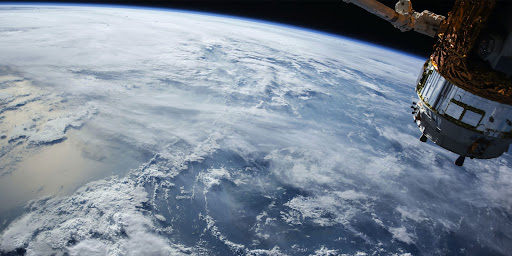
#> input picture cvip.jpg, 512 x 256 px
$ python manipulation.py
#> lines starting #> are read from the running program, lines starting #| are printed output that depends on the picture
import cv2
import numpy as np

# Reading the original image
org_img = cv2.imread('cvip.jpg', cv2.IMREAD_COLOR)
#> org_img is the input picture: shape (256, 512, 3); mean B, G, R 147.8, 134, 122.6

# Gray scaling an image

grayscale_wt = [0.299, 0.587, 0.114]
original_img_array = org_img[..., :3]
mat = np.dot(original_img_array, grayscale_wt)
grayscale_img = mat.astype(np.uint8)

cv2.imwrite('gray_image.png', grayscale_img)

# Storing the height and weight of the grayscale image
height, width = grayscale_img.shape[:2]
#> height = 256; width = 512

# Storing half-size of the image
new_width = width // 2
#> new_width = 256
new_height = height // 2
#> new_height = 128

# Scaling the gray-scale image

scaled_img = np.zeros((new_height, new_width), dtype=np.uint8)
mean_ht = height / new_height
#> mean_ht = 2
mean_wt = width / new_width
#> mean_wt = 2

for i in range(new_height):
    for j in range(new_width):
        scaled_img[i, j] = grayscale_img[int(i * mean_ht), int(j * mean_wt)]
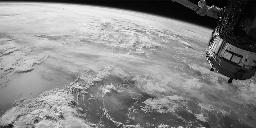
#> scaled_img: shape (128, 256); min 0, max 255, mean 136.3

cv2.imwrite('gray_image_scaled.png', scaled_img)

# Translating the gray-scale image

translated_img = np.zeros((height, width), dtype=np.uint8)
translated_img[50:, 50:] = grayscale_img[:-50, :-50]

cv2.imwrite('gray_image_translated.png', translated_img)

# Flipping the gray-scale image along the horizontal axis

horizontal_flip = np.flipud(grayscale_img)
cv2.imwrite('gray_image_flip_horizontal.png', horizontal_flip)

# Flipping the gray-scale image along the vertical axis

vertical_flip = np.fliplr(grayscale_img)
cv2.imwrite('gray_image_flip_vertical.png', vertical_flip)

# Invert gray-scale image

inverted_img = 255 - grayscale_img
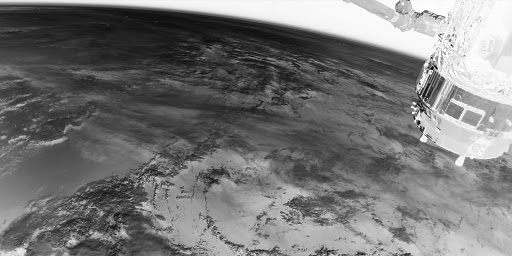
#> inverted_img: shape (256, 512); min 0, max 255, mean 118.7
cv2.imwrite('gray_image_inversion.png', inverted_img)

# Rotating the gray-scale image

# Computing the rotation matrix
degree = np.radians(45)
rot_matrix = np.array([[np.cos(degree), -np.sin(degree)], [np.sin(degree), np.cos(degree)]])

# Computing the rotated image
rotated_img = np.zeros((height, width), dtype=np.uint8)
dim_array = np.array([new_height, new_width])
#> dim_array = [128, 256]

# Calculating the new image coordinates using rotation matrix
for i in range(height):
    for j in range(width):
        v_center = np.array([i - new_height, j - new_width])
        x, y = np.dot(rot_matrix, v_center) + dim_array

        if (x >= 0 and y >= 0 and x < height and y < width):
            rotated_img[i, j] = grayscale_img[int(x), int(y)]
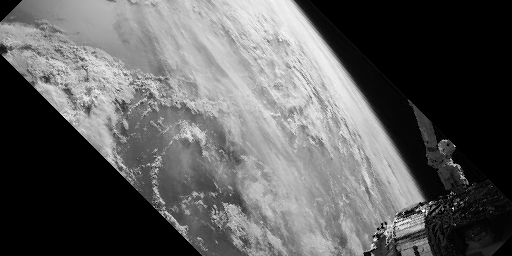
#> rotated_img: shape (256, 512); min 0, max 255, mean 93.8

cv2.imwrite('gray_image_rotated.png', rotated_img)

# Save the original image

cv2.imwrite('image.png', org_img)

# BONUS

# Storing and computing mean of the height and weight of the RGB image
rgb_height, rgb_width, channel = org_img.shape
#> rgb_height = 256; rgb_width = 512; channel = 3

# Storing half-size of the image
new_rgb_width = rgb_width // 2
#> new_rgb_width = 256
new_rgb_height = rgb_height // 2
#> new_rgb_height = 128

mean_rgb_ht = rgb_height / new_rgb_height
#> mean_rgb_ht = 2
mean_rgb_wt = rgb_width / new_rgb_width
#> mean_rgb_wt = 2

# Scaling the RGB image

scaled_rgb_img = np.zeros((new_rgb_height, new_rgb_width, channel), dtype=np.uint8)

for i in range(128):
    for j in range(256):
        scaled_rgb_img[i, j] = org_img[int(i * 2), int(j * 2)]
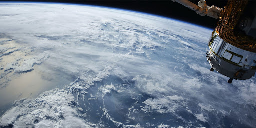
#> scaled_rgb_img: shape (128, 256, 3); mean B, G, R 147.8, 134, 122.6

cv2.imwrite('image_scaled.png', scaled_rgb_img)

# Translating the RGB image

translated_rgb_img = np.zeros((org_img.shape), dtype=np.uint8)
translated_rgb_img[50:, 50:] = org_img[:-50, :-50]
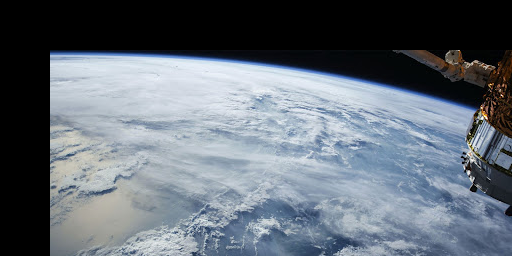
#> translated_rgb_img: shape (256, 512, 3); mean B, G, R 118.1, 108.7, 100.3

cv2.imwrite('image_translated.png', translated_rgb_img)

# Flipping the RGB image along the horizontal axis

horizontal_rgb_flip = np.flipud(org_img)
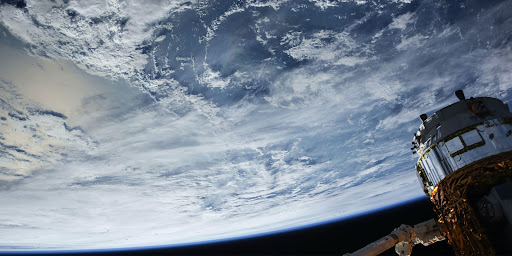
#> horizontal_rgb_flip: shape (256, 512, 3); mean B, G, R 147.8, 134, 122.6
cv2.imwrite('image_flip_horizontal.png', horizontal_rgb_flip)

# Flipping the RGB image along the vertical axis

vertical_rgb_flip = np.fliplr(org_img)
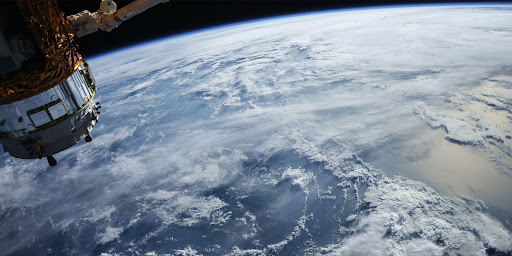
#> vertical_rgb_flip: shape (256, 512, 3); mean B, G, R 147.8, 134, 122.6
cv2.imwrite('image_flip_vertical.png', vertical_rgb_flip)

cv2.waitKey(0)
cv2.destroyAllWindows()
